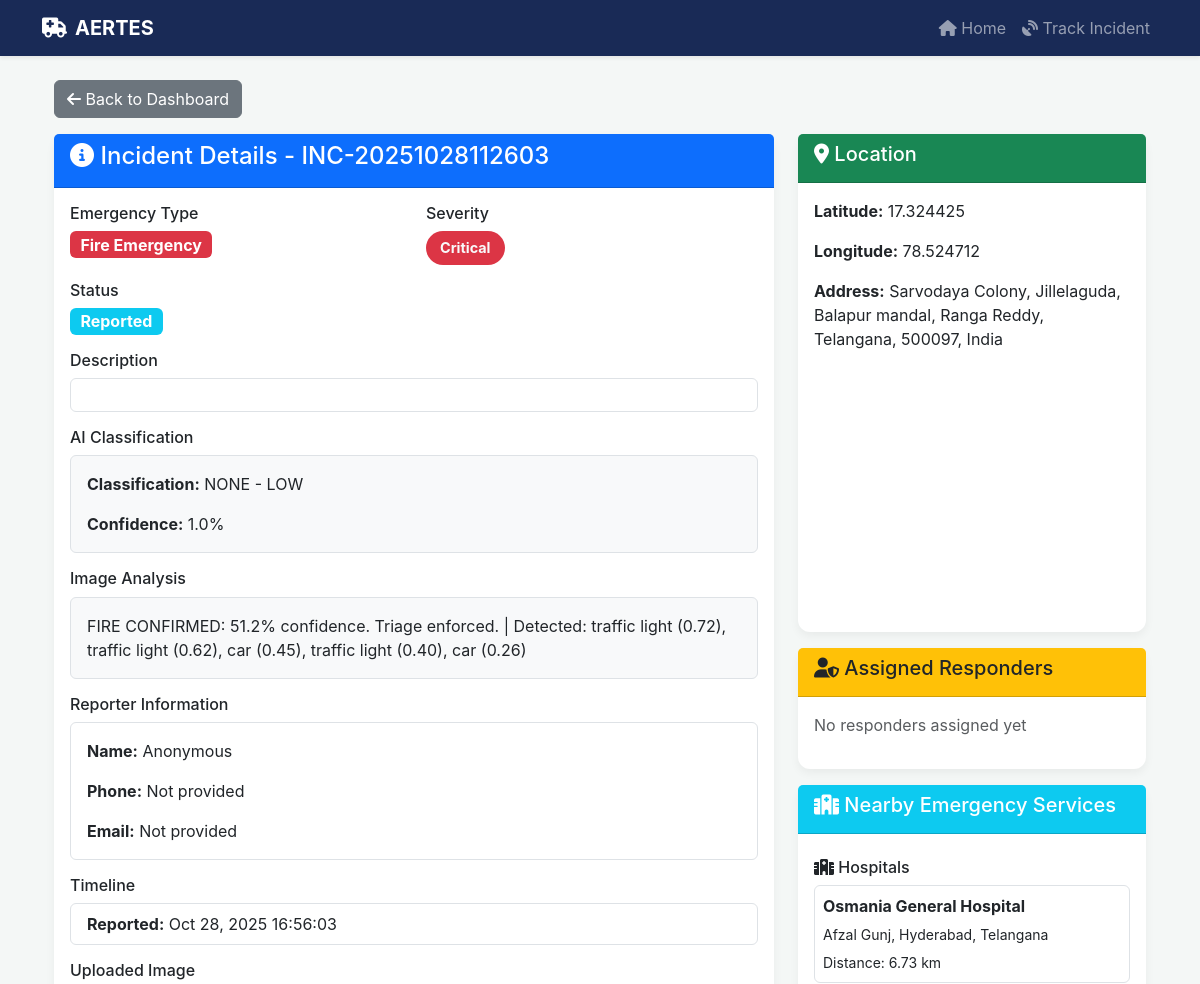
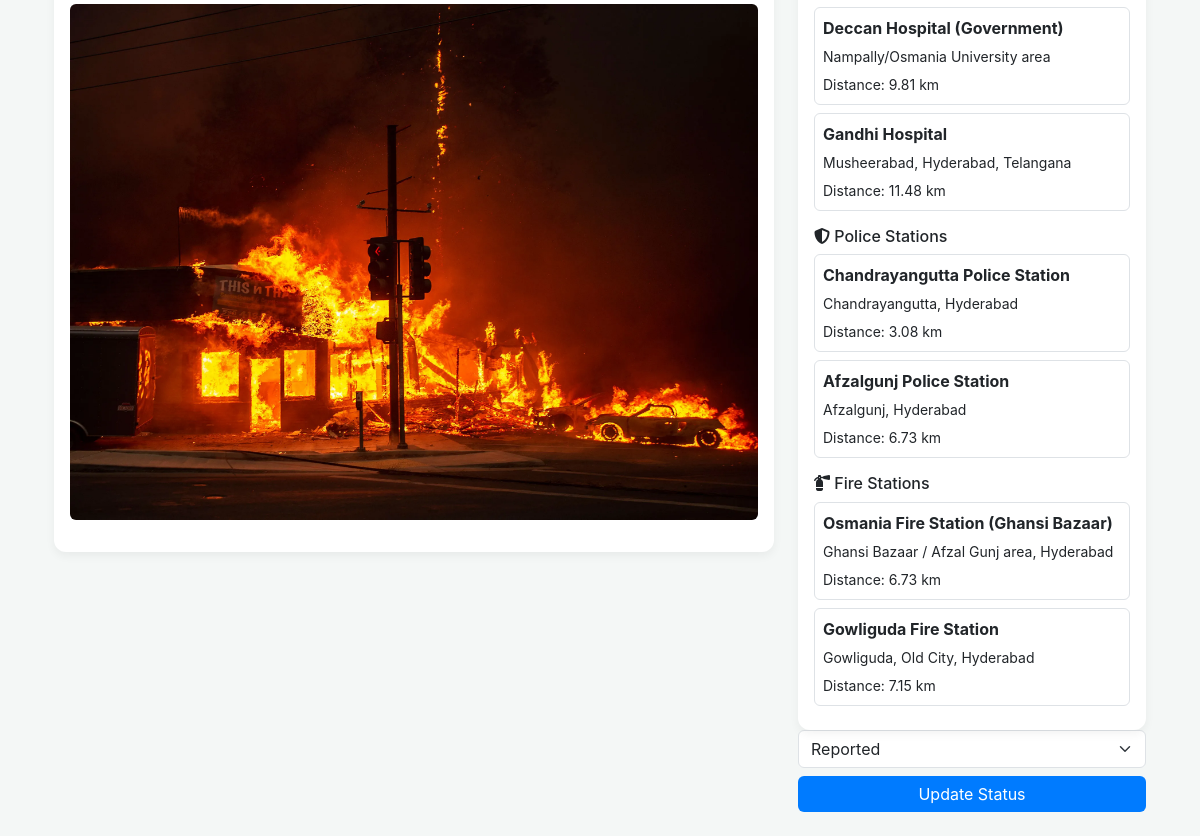
Screenshot of /incident/INC-20251028112603/ with the database file from the repository (2 pictures, top to bottom).
### incidents/models.py (models this page shows, shortened)
class Incident(models.Model):
    EMERGENCY_TYPES = [
        ('FIRE', 'Fire Emergency'),
        ('MEDICAL', 'Medical Emergency'),
        ('ACCIDENT', 'Road Accident'),
        ('CRIME', 'Crime/Violence'),
        ('NATURAL', 'Natural Disaster'),
        ('OTHER', 'Other Emergency'),
    ]
    SEVERITY_LEVELS = [
        ('LOW', 'Low'),
        ('MEDIUM', 'Medium'),
        ('HIGH', 'High'),
        ('CRITICAL', 'Critical'),
    ]
    STATUS_CHOICES = [
        ('REPORTED', 'Reported'),
        ('DISPATCHED', 'Dispatched'),
        ('IN_PROGRESS', 'In Progress'),
        ('RESOLVED', 'Resolved'),
        ('CLOSED', 'Closed'),
    ]
    incident_id = models.CharField(max_length=20, unique=True, editable=False)
    reporter_name = models.CharField(max_length=100, blank=True, null=True)
    reporter_phone = models.CharField(max_length=15, blank=True, null=True)
    reporter_email = models.EmailField(blank=True, null=True)
    emergency_type = models.CharField(max_length=20, choices=EMERGENCY_TYPES)
    severity = models.CharField(max_length=10, choices=SEVERITY_LEVELS)
    description = models.TextField()
    voice_transcript = models.TextField(blank=True, null=True)
    latitude = models.DecimalField(max_digits=9, decimal_places=6)
    longitude = models.DecimalField(max_digits=9, decimal_places=6)
    address = models.TextField(blank=True, null=True)
    image = models.ImageField(upload_to='incident_images/', blank=True, null=True)
    ai_detection_result = models.TextField(blank=True, null=True)
    status = models.CharField(max_length=20, choices=STATUS_CHOICES, default='REPORTED')
    reported_at = models.DateTimeField(auto_now_add=True)
    dispatched_at = models.DateTimeField(blank=True, null=True)
    resolved_at = models.DateTimeField(blank=True, null=True)
    ai_confidence = models.FloatField(default=0.0)
    ai_classification = models.CharField(max_length=100, blank=True, null=True)
    class Meta:
        ordering = ['-reported_at']
        indexes = [
            models.Index(fields=['-reported_at']),
            models.Index(fields=['status']),
            models.Index(fields=['emergency_type']),
        ]

### responders/models.py (models this page shows, shortened)
class EmergencyService(models.Model):
    CATEGORY_CHOICES = [
        ('Hospital', 'Hospital'),
        ('Fire Station', 'Fire Station'),
        ('Police Station', 'Police Station'),
    ]
    name = models.CharField(max_length=100)
    category = models.CharField(max_length=20, choices=CATEGORY_CHOICES)
    address = models.TextField()
    locality = models.CharField(max_length=100)
    pincode = models.CharField(max_length=10)
    source = models.URLField(blank=True, null=True)
    latitude = models.DecimalField(max_digits=9, decimal_places=6, blank=True, null=True)
    longitude = models.DecimalField(max_digits=9, decimal_places=6, blank=True, null=True)
    created_at = models.DateTimeField(auto_now_add=True)
    updated_at = models.DateTimeField(auto_now=True)

### incidents/views.py (the view)
# urls.py: path('incident/<str:incident_id>/', views.incident_detail, name='incident_detail'),
def incident_detail(request, incident_id):
    incident = get_object_or_404(Incident, incident_id=incident_id)
    assignments = incident.assignments.select_related('responder').all()
    nearby_hospitals = find_nearest_emergency_services(incident.latitude, incident.longitude, category='Hospital', count=3)
    nearby_police = find_nearest_emergency_services(incident.latitude, incident.longitude, category='Police Station', count=2)
    nearby_fire = find_nearest_emergency_services(incident.latitude, incident.longitude, category='Fire Station', count=2)
    context = {
        'incident': incident,
        'assignments': assignments,
        'nearby_hospitals': nearby_hospitals,
        'nearby_police': nearby_police,
        'nearby_fire': nearby_fire,
    }
    return render(request, 'incidents/incident_detail.html', context)

### responders/utils.py (called while the page is built)
def calculate_distance(lat1, lon1, lat2, lon2):
    R = 6371  # Earth's radius in km
    lat1, lon1, lat2, lon2 = map(radians, [float(lat1), float(lon1), float(lat2), float(lon2)])
    dlat = lat2 - lat1
    dlon = lon2 - lon1
    a = sin(dlat/2)**2 + cos(lat1) * cos(lat2) * sin(dlon/2)**2
    c = 2 * atan2(sqrt(a), sqrt(1-a))
    distance = R * c
    return distance

### templates/incidents/incident_detail.html (shortened to what this page needs)
{% extends 'base.html' %}
{% block content %}
<div class="container">
    <div class="row">
        <div class="col-12 mb-3">
            <a href="{% url 'dashboard:control_room' %}" class="btn btn-secondary">
                <i class="fas fa-arrow-left"></i> Back to Dashboard
            </a>
        </div>
        <div class="col-lg-8">
            <div class="card">
                <div class="card-header bg-primary text-white">
                    <h4><i class="fas fa-info-circle"></i> Incident Details - {{ incident.incident_id }}</h4>
                </div>
                <div class="card-body">
                    <div class="row mb-3">
                        <div class="col-md-6">
                            <h6>Emergency Type</h6>
                            <span class="badge bg-danger fs-6">{{ incident.get_emergency_type_display }}</span>
                        </div>
                        <div class="col-md-6">
                            <h6>Severity</h6>
                            <span class="emergency-badge severity-{{ incident.severity }}">
                                {{ incident.get_severity_display }}
                            </span>
                        </div>
                    </div>
                    <div class="mb-3">
                        <h6>Status</h6>
                        <span class="badge bg-info fs-6">{{ incident.get_status_display }}</span>
                    </div>
                    <div class="mb-3">
                        <h6>Description</h6>
                        <p class="border p-3 rounded">{{ incident.description }}</p>
                    </div>
                    <div class="mb-3">
                        <h6>AI Classification</h6>
                        <div class="border p-3 rounded bg-light">
                            <p><strong>Classification:</strong> {{ incident.ai_classification }}</p>
                            <p class="mb-0"><strong>Confidence:</strong> {{ incident.ai_confidence }}%</p>
                        </div>
                    </div>
                    {% if incident.ai_detection_result %}
                    <div class="mb-3">
                        <h6>Image Analysis</h6>
                        <p class="border p-3 rounded bg-light">{{ incident.ai_detection_result }}</p>
                    </div>
                    {% endif %}
                    <div class="mb-3">
                        <h6>Reporter Information</h6>
                        <div class="border p-3 rounded">
                            <p><strong>Name:</strong> {{ incident.reporter_name|default:"Anonymous" }}</p>
                            <p><strong>Phone:</strong> {{ incident.reporter_phone|default:"Not provided" }}</p>
                            <p class="mb-0"><strong>Email:</strong> {{ incident.reporter_email|default:"Not provided" }}</p>
                        </div>
                    </div>
                    <div class="mb-3">
                        <h6>Timeline</h6>
                        <ul class="list-group">
                            <li class="list-group-item">
                                <strong>Reported:</strong> {{ incident.reported_at|date:"M d, Y H:i:s" }}
                            </li>
                        </ul>
                    </div>
                    {% if incident.image %}
                    <div class="mb-3">
                        <h6>Uploaded Image</h6>
                        <img src="{{ incident.image.url }}" class="img-fluid rounded" alt="Incident Image">
                    </div>
                    {% endif %}
                </div>
            </div>
        </div>
        <div class="col-lg-4">
            <div class="card mb-3">
                <div class="card-header bg-success text-white">
                    <h5><i class="fas fa-map-marker-alt"></i> Location</h5>
                </div>
                <div class="card-body">
                    <p><strong>Latitude:</strong> {{ incident.latitude }}</p>
                    <p><strong>Longitude:</strong> {{ incident.longitude }}</p>
                    <p class="mb-0"><strong>Address:</strong> {{ incident.address|default:"Not available" }}</p>
                    <div id="detailMap" style="height: 250px; margin-top: 15px;"></div>
                </div>
            </div>
            <div class="card">
                <div class="card-header bg-warning text-dark">
                    <h5><i class="fas fa-user-shield"></i> Assigned Responders</h5>
                </div>
                <div class="card-body">
                    {% if assignments %}
                        {% for assignment in assignments %}
                        <div class="border p-2 mb-2 rounded">
                            <p class="mb-1"><strong>{{ assignment.responder.name }}</strong></p>
                            <p class="mb-1"><small>Type: {{ assignment.responder.get_responder_type_display }}</small></p>
                            <p class="mb-1"><small>Vehicle: {{ assignment.responder.vehicle_number }}</small></p>
                            <p class="mb-0"><small>Contact: {{ assignment.responder.contact_number }}</small></p>
                        </div>
                        {% endfor %}
                    {% else %}
                        <p class="text-muted">No responders assigned yet</p>
                    {% endif %}
                </div>
            </div>
            <div class="card mt-3">
                <div class="card-header bg-info text-white">
                    <h5><i class="fas fa-hospital"></i> Nearby Emergency Services</h5>
                </div>
                <div class="card-body">
                    {% if nearby_hospitals %}
                        <h6 class="mt-2"><i class="fas fa-hospital"></i> Hospitals</h6>
                        {% for hospital in nearby_hospitals %}
                        <div class="border p-2 mb-2 rounded">
                            <p class="mb-1"><strong>{{ hospital.name }}</strong></p>
                            <p class="mb-1"><small>{{ hospital.address }}</small></p>
                            <p class="mb-0"><small>Distance: {{ hospital.distance|floatformat:2 }} km</small></p>
                        </div>
                        {% endfor %}
                    {% endif %}
                    {% if nearby_police %}
                        <h6 class="mt-3"><i class="fas fa-shield-alt"></i> Police Stations</h6>
                        {% for station in nearby_police %}
                        <div class="border p-2 mb-2 rounded">
                            <p class="mb-1"><strong>{{ station.name }}</strong></p>
                            <p class="mb-1"><small>{{ station.address }}</small></p>
                            <p class="mb-0"><small>Distance: {{ station.distance|floatformat:2 }} km</small></p>
                        </div>
                        {% endfor %}
                    {% endif %}
                    {% if nearby_fire %}
                        <h6 class="mt-3"><i class="fas fa-fire-extinguisher"></i> Fire Stations</h6>
                        {% for station in nearby_fire %}
                        <div class="border p-2 mb-2 rounded">
                            <p class="mb-1"><strong>{{ station.name }}</strong></p>
                            <p class="mb-1"><small>{{ station.address }}</small></p>
                            <p class="mb-0"><small>Distance: {{ station.distance|floatformat:2 }} km</small></p>
                        </div>
                        {% endfor %}
                    {% endif %}
                </div>
            </div>
<form method="POST" action="{% url 'incidents:update_status' incident.incident_id %}">
    <select class="form-select mb-2" name="status">
        <option value="REPORTED" {% if incident.status == 'REPORTED' %}selected{% endif %}>Reported</option>
    </select>
    <button type="submit" class="btn btn-primary w-100">Update Status</button>
</form>
        </div>
    </div>
</div>
{% endblock %}

### templates/base.html (shortened to what this page needs)
<!DOCTYPE html>
<html lang="en">
<head>
    <link href="https://cdn.jsdelivr.net/npm/bootstrap@5.3.0/dist/css/bootstrap.min.css" rel="stylesheet">
    <link rel="stylesheet" href="https://unpkg.com/leaflet@1.9.4/dist/leaflet.css" />
    <link rel="stylesheet" href="https://cdnjs.cloudflare.com/ajax/libs/font-awesome/6.4.0/css/all.min.css">
</head>
<body>
    <nav class="navbar navbar-expand-lg navbar-dark shadow-sm">
        <div class="container-fluid container-xl">
            <a class="navbar-brand fw-bold" href="{% url 'incidents:welcome' %}">
                <i class="fas fa-ambulance me-2"></i>AERTES
            </a>
            <div class="collapse navbar-collapse" id="navbarNav">
                <ul class="navbar-nav ms-auto">
                    <li class="nav-item">
                        <a class="nav-link" href="{% url 'incidents:welcome' %}">
                            <i class="fas fa-home"></i> Home
                        </a>
                    </li>
                    {% if not user.is_authenticated %}
                    <li class="nav-item">
                        <a class="nav-link" href="{% url 'incidents:tracking_panel' %}">
                            <i class="fas fa-satellite-dish"></i> Track Incident
                        </a>
                    </li>
                    {% endif %}
                </ul>
            </div>
        </div>
    </nav>
    <div class="container-fluid container-xl py-4">
        {% block content %}{% endblock %}
    </div>
</body>
</html>

### templates/base.html (style rules this page uses)
:root { --color-primary: #192A56; --color-secondary: #007BFF; --color-success: #28A745; --color-danger: #DC3545; --color-warning: #FFC107; --color-info: #17A2B8; --color-background: #F4F7F6; --color-text-light: #F8F9FA; }
body { font-family: 'Inter', sans-serif; background: var(--color-background); min-height: 100vh; color: var(--color-primary); }
.navbar { background: var(--color-primary) !important; box-shadow: 0 4px 12px rgba(0, 0, 0, 0.15); }
.card { border: none; border-radius: 12px; box-shadow: 0 4px 10px rgba(0, 0, 0, 0.05); transition: transform 0.2s; }
.btn-primary { background: var(--color-secondary); border: none; }
.status-IN_PROGRESS, .severity-CRITICAL { background-color: var(--color-danger); }
.emergency-badge { padding: 6px 14px; border-radius: 20px; font-weight: bold; font-size: 0.9rem; color: var(--color-text-light); display: inline-block; }

### rows the page displays
Incident: incident_id "INC-20251028112603", emergency_type "Fire Emergency", severity "Critical", status "Reported", ai_classification "NONE - LOW", ai_confidence "1.0", ai_detection_result "FIRE CONFIRMED: 51.2% confidence. Triage enforced. | Detected: traffic light (0.72), traffic light (0.62), car (0.45), traffic light (0.40), car (0.26)", reporter_name "Anonymous", reporter_phone "Not provided", reporter_email "Not provided", reported_at "Oct 28, 2025 16:56:03", image (picture), latitude "17.324425", longitude "78.524712", address "Sarvodaya Colony, Jillelaguda, Balapur mandal, Ranga Reddy, Telangana, 500097, India"
EmergencyService: name "Osmania General Hospital", address "Afzal Gunj, Hyderabad, Telangana"
EmergencyService: name "Deccan Hospital (Government)", address "Nampally/Osmania University area"
EmergencyService: name "Gandhi Hospital", address "Musheerabad, Hyderabad, Telangana"
EmergencyService: name "Chandrayangutta Police Station", address "Chandrayangutta, Hyderabad"
EmergencyService: name "Afzalgunj Police Station", address "Afzalgunj, Hyderabad"
EmergencyService: name "Osmania Fire Station (Ghansi Bazaar)", address "Ghansi Bazaar / Afzal Gunj area, Hyderabad"
EmergencyService: name "Gowliguda Fire Station", address "Gowliguda, Old City, Hyderabad"

### other values shown
{{ hospital.distance|floatformat:2 }} "6.73" "9.81" "11.48"
{{ station.distance|floatformat:2 }} "3.08" "6.73"
{{ station.distance|floatformat:2 }} "6.73" "7.15"
